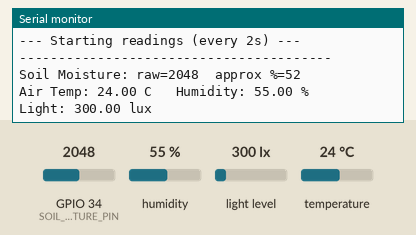
This sketch was run on a simulated ESP32. On the bench: the last lines printed to the serial monitor. The inputs (shaded band) are chosen by the test bench; at power-on: humidity 55 %, GPIO 34 (SOIL_MOISTURE_PIN) = 2048, light level 300 lx, temperature 24 °C.

Above: at 2.2 s.
2.3 s: humidity set to 22 %
At 3.7 s:
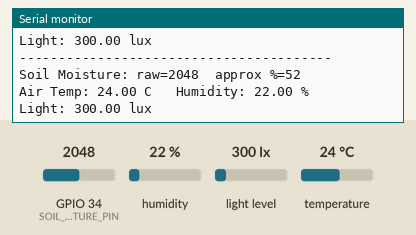
5.0 s: GPIO 34 (SOIL_MOISTURE_PIN) set to 2866
At 5.8 s:
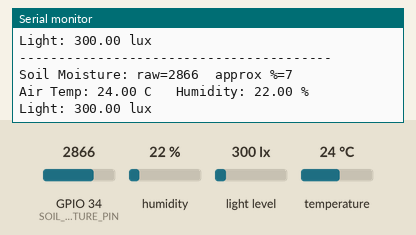
7.7 s: light level set to 40 lx
At 9.9 s:
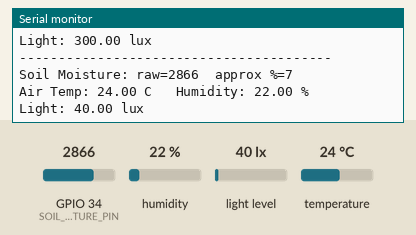
10.4 s: temperature set to 12 °C
At 11.9 s:
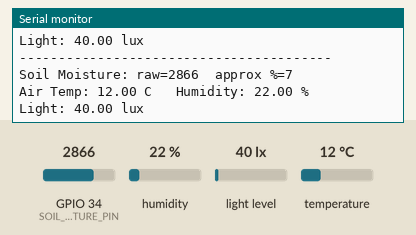
13.1 s: GPIO 34 (SOIL_MOISTURE_PIN) set to 3972
At 14.0 s:
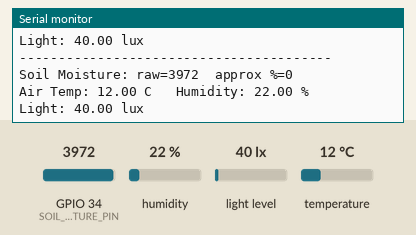
Timing chart, 0 to 16.1 s (numbered marks = the images above; inputs shaded):
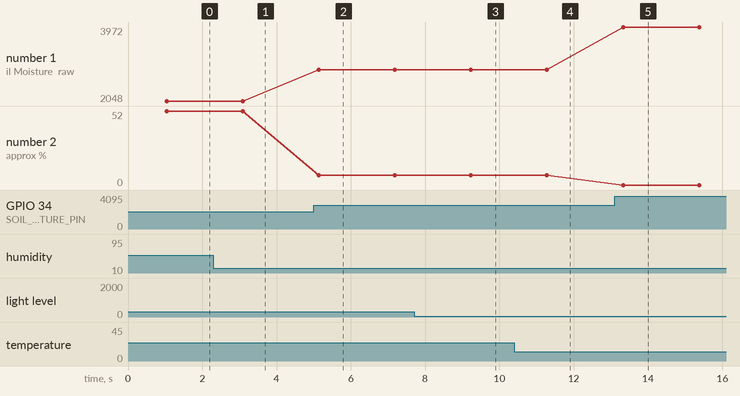

The sketch:

TerraSense_Sensor_Test.ino
```cpp
/*
  TerraSense - Sensor Test Sketch (TEMPORARY, no IR sensor)
  ---------------------------------------------------------
  Quick bring-up test for one node's sensors:
    - Capacitive soil moisture sensor (analog, ADC1 pin)
    - SHT31 temperature/humidity sensor (I2C)
    - BH1750 light sensor (I2C)

  Prints raw readings to the Serial Monitor (115200 baud) every 2 seconds.

  REQUIRED LIBRARIES (Arduino IDE > Manage Libraries):
    - "Adafruit SHT31 Library" by Adafruit
    - "BH1750" by Christopher Laws

  WIRING:
    - Soil moisture sensor: VCC -> 3.3V, GND -> GND, AOUT -> GPIO34
    - SHT31 and BH1750 share the I2C bus:
        SDA -> GPIO21, SCL -> GPIO22, VCC -> 3.3V, GND -> GND
*/

#include <Wire.h>
#include "Adafruit_SHT31.h"
#include <BH1750.h>

const int SOIL_MOISTURE_PIN = 34;

Adafruit_SHT31 sht31 = Adafruit_SHT31();
BH1750 lightMeter;

// Soil calibration placeholders: read the raw value in open air (dry) and
// in a cup of water (wet), then update these two numbers.
const int SOIL_DRY_RAW = 3000;
const int SOIL_WET_RAW = 1200;

void setup() {
  Serial.begin(115200);
  delay(1000);
  Serial.println("\n--- TerraSense Sensor Test ---");

  Wire.begin(21, 22);  // SDA, SCL

  if (!sht31.begin(0x44)) {
    Serial.println("WARNING: SHT31 not found at 0x44 - check wiring.");
  } else {
    Serial.println("SHT31 OK.");
  }

  if (!lightMeter.begin()) {
    Serial.println("WARNING: BH1750 not found - check wiring.");
  } else {
    Serial.println("BH1750 OK.");
  }

  pinMode(SOIL_MOISTURE_PIN, INPUT);
  Serial.println("--- Starting readings (every 2s) ---\n");
}

void loop() {
  int soilRaw = analogRead(SOIL_MOISTURE_PIN);
  int soilPercent = map(soilRaw, SOIL_DRY_RAW, SOIL_WET_RAW, 0, 100);
  soilPercent = constrain(soilPercent, 0, 100);

  float tempC = sht31.readTemperature();
  float humidity = sht31.readHumidity();
  float lux = lightMeter.readLightLevel();

  Serial.println("----------------------------------------");
  Serial.print("Soil Moisture: raw=");
  Serial.print(soilRaw);
  Serial.print("  approx %=");
  Serial.println(soilPercent);

  if (!isnan(tempC) && !isnan(humidity)) {
    Serial.print("Air Temp: ");
    Serial.print(tempC);
    Serial.print(" C   Humidity: ");
    Serial.print(humidity);
    Serial.println(" %");
  } else {
    Serial.println("SHT31 read failed (NaN) - check wiring.");
  }

  if (lux >= 0) {
    Serial.print("Light: ");
    Serial.print(lux);
    Serial.println(" lux");
  } else {
    Serial.println("BH1750 read failed - check wiring.");
  }

  delay(2000);
}
```

Measured:
- after the input at 2.3 s, the serial monitor: prints a new line after 0.79 s (image 1)
- after the input at 5.0 s, the serial monitor: prints a new line after 0.14 s (image 2)
- after the input at 7.7 s, the serial monitor: prints a new line after 1.5 s (image 3)
- after the input at 10.4 s, the serial monitor: prints a new line after 0.88 s (image 4)
- after the input at 13.1 s, the serial monitor: prints a new line after 0.23 s (image 5)
- plotted number 1: 2048 → 2866 after the input at 5.0 s, 2866 → 3972 after the input at 13.1 s
- plotted number 2: 52 → 7 after the input at 5.0 s, 7 → 0 after the input at 13.1 s
